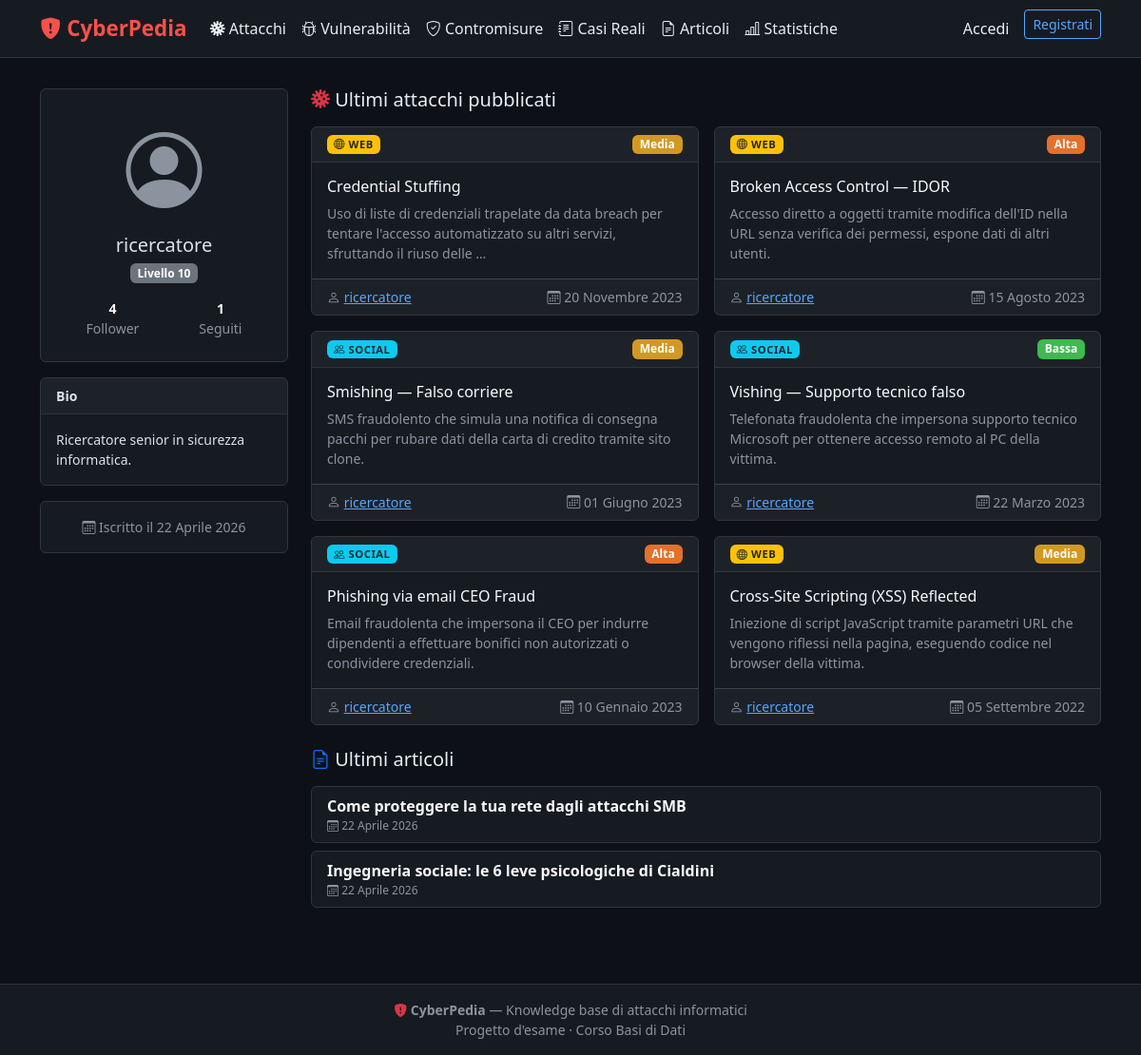
Page /profilo/10/ on the committed database.
### core/models.py (models this page shows, shortened)
class Utenti(models.Model):
    id_utente = models.AutoField(primary_key=True)
    username = models.CharField(max_length=20, unique=True)
    email = models.EmailField(unique=True)
    password = models.CharField(max_length=128)
    data_registrazione = models.DateField(auto_now_add=True)
    livello = models.IntegerField(default=0)
    bio = models.TextField(blank=True)
    foto_profilo = models.ImageField(upload_to='profili/', blank=True, null=True)
    class Meta:
        db_table = 'utenti'

class Attacco(models.Model):
    id_attacco = models.AutoField(primary_key=True)
    nome = models.CharField(max_length=200)
    descrizione = models.TextField()
    severita = models.CharField(max_length=10, choices=SEVERITA_CHOICES)
    data_pubblicazione = models.DateField()
    riferimento_mitre = models.CharField(max_length=50, blank=True)
    immagine = models.ImageField(upload_to='attacchi_img/', blank=True, null=True)
    id_autore = models.ForeignKey(
        Utenti, on_delete=models.PROTECT,
        db_column='id_autore', related_name='attacchi'
    )
    class Meta:
        db_table = 'attacco'
    def get_famiglia(self):
        for attr in ('rete', 'web', 'social', 'malware'):
            if hasattr(self, attr):
                return attr
        return 'sconosciuta'

class Articolo(models.Model):
    id_articolo = models.AutoField(primary_key=True)
    titolo = models.CharField(max_length=300)
    testo = models.TextField()
    data_pubblicazione = models.DateField(auto_now_add=True)
    id_autore = models.ForeignKey(
        Utenti, on_delete=models.PROTECT,
        db_column='id_autore', related_name='articoli'
    )
    class Meta:
        db_table = 'articolo'

### core/views.py (the view)
# urls.py: path('profilo/<int:user_id>/', views.profilo_view, name='profilo'),
def profilo_view(request, user_id):
    utente_profilo = get_object_or_404(Utenti, pk=user_id)
    attacchi = Attacco.objects.filter(
        id_autore=utente_profilo
    ).order_by('-data_pubblicazione')[:6]
    articoli = Articolo.objects.filter(
        id_autore=utente_profilo
    ).order_by('-data_pubblicazione')[:5]
    n_follower = Seguito.objects.filter(id_utente_seguito=utente_profilo).count()
    n_seguiti = Seguito.objects.filter(id_seguace=utente_profilo).count()
    utente = get_current_user(request)
    lo_segue = False
    if utente and utente != utente_profilo:
        lo_segue = Seguito.objects.filter(
            id_seguace=utente, id_utente_seguito=utente_profilo
        ).exists()
    return render(request, 'utenti/profile.html', {
        'utente_profilo': utente_profilo,
        'attacchi': attacchi,
        'articoli': articoli,
        'n_follower': n_follower,
        'n_seguiti': n_seguiti,
        'lo_segue': lo_segue,
    })

### core/auth_helpers.py (called while the page is built)
def get_current_user(request):
    user_id = request.session.get('user_id')
    if not user_id:
        return None
    try:
        return Utenti.objects.get(pk=user_id)
    except Utenti.DoesNotExist:
        del request.session['user_id']
        return None

### core/context_processors.py (called while the page is built)
def current_user(request):
    user_id = request.session.get('user_id')
    if user_id:
        try:
            return {'utente_corrente': Utenti.objects.get(pk=user_id)}
        except Utenti.DoesNotExist:
            del request.session['user_id']
    return {'utente_corrente': None}

### templates/utenti/profile.html (shortened to what this page needs)
{% extends 'base.html' %}
{% block content %}
<div class="row g-4">
  <div class="col-lg-3">
    <div class="card text-center">
      <div class="card-body py-4">
        {% if utente_profilo.foto_profilo %}
          <img src="{{ utente_profilo.foto_profilo.url }}" class="rounded-circle mb-3" width="90" height="90" style="object-fit:cover" alt="">
        {% else %}
          <i class="bi bi-person-circle" style="font-size:5rem;color:var(--cp-muted)"></i>
        {% endif %}
        <h5 class="mt-2 mb-1">{{ utente_profilo.username }}</h5>
        <span class="badge bg-secondary">Livello {{ utente_profilo.livello }}</span>
        <div class="d-flex justify-content-around mt-3 text-muted small">
          <div><strong class="text-light d-block">{{ n_follower }}</strong>Follower</div>
          <div><strong class="text-light d-block">{{ n_seguiti }}</strong>Seguiti</div>
        </div>
      </div>
    </div>
    {% if utente_profilo.bio %}
    <div class="card mt-3">
      <div class="card-header small fw-semibold">Bio</div>
      <div class="card-body small">{{ utente_profilo.bio }}</div>
    </div>
    {% endif %}
    <div class="card mt-3">
      <div class="card-body small text-muted text-center">
        <i class="bi bi-calendar3"></i> Iscritto il {{ utente_profilo.data_registrazione }}
      </div>
    </div>
  </div>
  <div class="col-lg-9">
    <h5 class="mb-3"><i class="bi bi-virus text-danger"></i> Ultimi attacchi pubblicati</h5>
    {% if attacchi %}
    <div class="row row-cols-1 row-cols-md-2 g-3 mb-4">
      {% for attacco in attacchi %}
      <div class="col">{% include 'partials/card_attacco.html' %}</div>
      {% endfor %}
    </div>
    {% else %}
    <p class="text-muted">Nessun attacco pubblicato.</p>
    {% endif %}
    <h5 class="mb-3"><i class="bi bi-file-earmark-text text-primary"></i> Ultimi articoli</h5>
    {% for articolo in articoli %}
    <div class="card mb-2">
      <div class="card-body py-2 px-3">
        <a href="{% url 'articolo-detail' pk=articolo.pk %}" class="text-decoration-none text-light fw-semibold">{{ articolo.titolo }}</a>
        <div class="text-muted" style="font-size:.75rem"><i class="bi bi-calendar3"></i> {{ articolo.data_pubblicazione }}</div>
      </div>
    </div>
    {% empty %}
    <p class="text-muted">Nessun articolo pubblicato.</p>
    {% endfor %}
  </div>
</div>
{% endblock %}

### templates/partials/card_attacco.html
<div class="card h-100">
  <div class="card-header d-flex justify-content-between align-items-center">
    <span class="badge famiglia-badge
      {% if attacco.get_famiglia == 'rete' %}bg-primary
      {% elif attacco.get_famiglia == 'web' %}bg-warning text-dark
      {% elif attacco.get_famiglia == 'social' %}bg-info text-dark
      {% else %}bg-danger{% endif %}">
      <i class="bi bi-{% if attacco.get_famiglia == 'rete' %}diagram-3{% elif attacco.get_famiglia == 'web' %}globe{% elif attacco.get_famiglia == 'social' %}people{% else %}virus{% endif %}"></i>
      {{ attacco.get_famiglia|upper }}
    </span>
    <span class="badge badge-{{ attacco.severita }}">{{ attacco.get_severita_display }}</span>
  </div>
  <div class="card-body">
    <h6 class="card-title">
      <a href="{% url 'attacco-detail' pk=attacco.pk %}" class="text-decoration-none text-light">{{ attacco.nome }}</a>
    </h6>
    <p class="card-text text-muted small">{{ attacco.descrizione|truncatewords:20 }}</p>
  </div>
  <div class="card-footer text-muted small d-flex justify-content-between">
    <span><i class="bi bi-person"></i> <a href="{% url 'profilo' user_id=attacco.id_autore.pk %}">{{ attacco.id_autore.username }}</a></span>
    <span><i class="bi bi-calendar3"></i> {{ attacco.data_pubblicazione }}</span>
  </div>
</div>

### templates/base.html (style rules this page uses)
:root { --cp-bg: #0d1117; --cp-surface: #161b22; --cp-border: #30363d; --cp-text: #e6edf3; --cp-muted: #8b949e; --cp-red: #f85149; --cp-blue: #58a6ff; --cp-green: #3fb950; --cp-yellow: #d29922; }
body { background: var(--cp-bg); color: var(--cp-text); font-family: 'Segoe UI', system-ui, sans-serif; }
.card { background: var(--cp-surface); border: 1px solid var(--cp-border); }
.card-header { background: rgba(255,255,255,.03); border-bottom: 1px solid var(--cp-border); }
.badge-bassa { background: var(--cp-green); }
.badge-media { background: var(--cp-yellow); }
.badge-alta { background: #e3702b; }
.text-muted { color: var(--cp-muted) !important; }
a { color: var(--cp-blue); }
.famiglia-badge { font-size: .7rem; text-transform: uppercase; letter-spacing: .05em; }

### rows in the picture
Utenti: username "ricercatore", livello "10", bio "Ricercatore senior in sicurezza informatica.", data_registrazione "22 Aprile 2026"
Attacco: get_famiglia "WEB", severita "Media", nome "Credential Stuffing", descrizione "Uso di liste di credenziali trapelate da data breach per tentare l'accesso automatizzato su altri servizi, sfruttando il riuso delle …", id_autore.username "ricercatore", data_pubblicazione "20 Novembre 2023"
Attacco: get_famiglia "WEB", severita "Alta", nome "Broken Access Control — IDOR", descrizione "Accesso diretto a oggetti tramite modifica dell'ID nella URL senza verifica dei permessi, espone dati di altri utenti.", id_autore.username "ricercatore", data_pubblicazione "15 Agosto 2023"
Attacco: get_famiglia "SOCIAL", severita "Media", nome "Smishing — Falso corriere", descrizione "SMS fraudolento che simula una notifica di consegna pacchi per rubare dati della carta di credito tramite sito clone.", id_autore.username "ricercatore", data_pubblicazione "01 Giugno 2023"
Attacco: get_famiglia "SOCIAL", severita "Bassa", nome "Vishing — Supporto tecnico falso", descrizione "Telefonata fraudolenta che impersona supporto tecnico Microsoft per ottenere accesso remoto al PC della vittima.", id_autore.username "ricercatore", data_pubblicazione "22 Marzo 2023"
Attacco: get_famiglia "SOCIAL", severita "Alta", nome "Phishing via email CEO Fraud", descrizione "Email fraudolenta che impersona il CEO per indurre dipendenti a effettuare bonifici non autorizzati o condividere credenziali.", id_autore.username "ricercatore", data_pubblicazione "10 Gennaio 2023"
Attacco: get_famiglia "WEB", severita "Media", nome "Cross-Site Scripting (XSS) Reflected", descrizione "Iniezione di script JavaScript tramite parametri URL che vengono riflessi nella pagina, eseguendo codice nel browser della vittima.", id_autore.username "ricercatore", data_pubblicazione "05 Settembre 2022"
Articolo: titolo "Come proteggere la tua rete dagli attacchi SMB", data_pubblicazione "22 Aprile 2026"
Articolo: titolo "Ingegneria sociale: le 6 leve psicologiche di Cialdini", data_pubblicazione "22 Aprile 2026"

### other values in the picture
{{ n_follower }} "4"
{{ n_seguiti }} "1"
